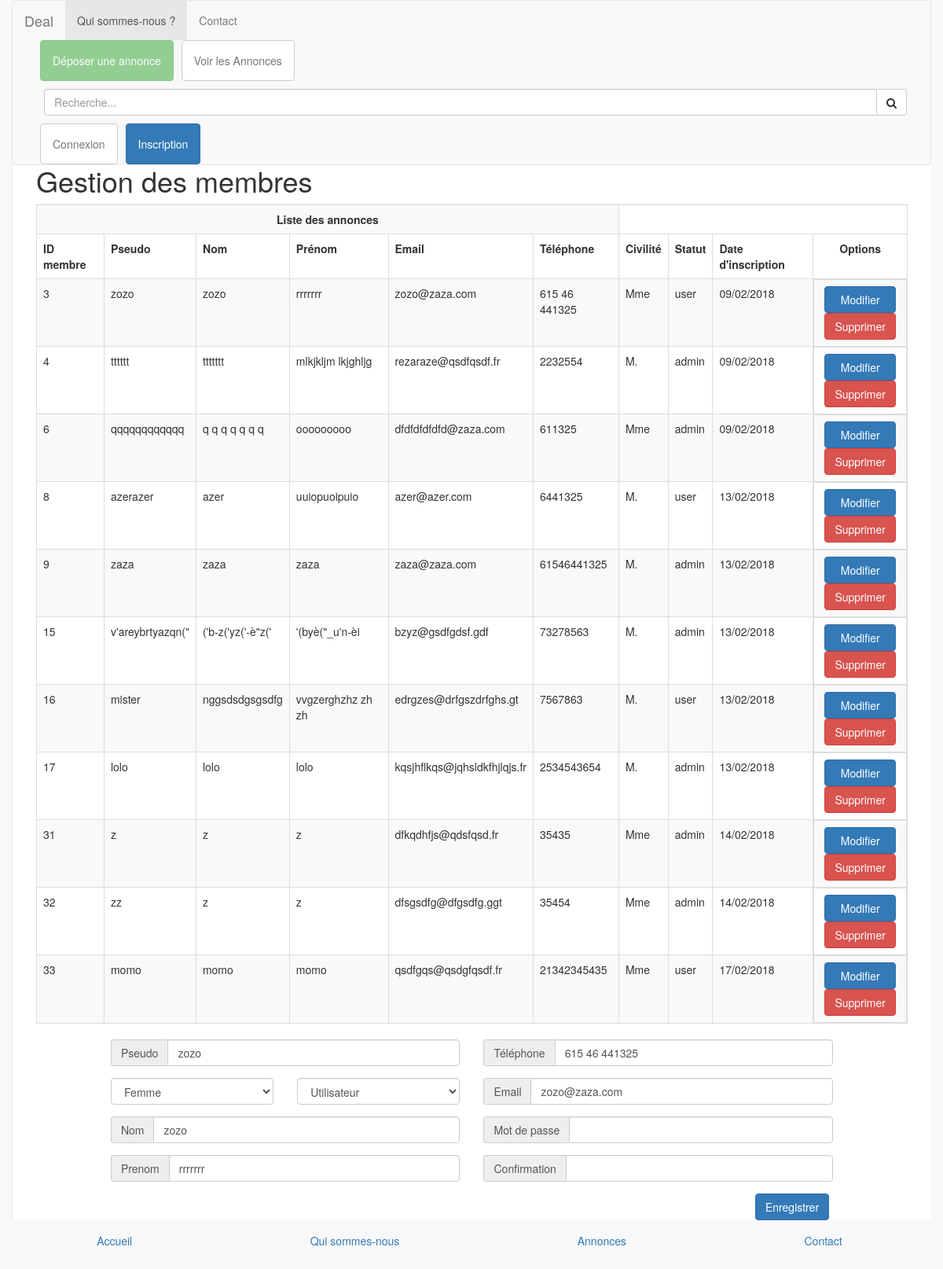
Screenshot of /admin/membre-edit.php?id=3 with the database file from the repository.
### tables this page shows
CREATE TABLE `membre` (
  `id` int(10) unsigned NOT NULL AUTO_INCREMENT,
  `civilite` enum('M.','Mme') NOT NULL,
  `pseudo` varchar(45) NOT NULL,
  `mdp` varchar(255) NOT NULL,
  `nom` varchar(45) NOT NULL,
  `prenom` varchar(45) NOT NULL,
  `telephone` varchar(45) DEFAULT NULL,
  `email` varchar(45) NOT NULL,
  `role` enum('user','admin') NOT NULL,
  `date_enregistrement` datetime NOT NULL DEFAULT CURRENT_TIMESTAMP,
  PRIMARY KEY (`id`),
  UNIQUE KEY `pseudo_UNIQUE` (`pseudo`)
);

### admin/membre-edit.php (the view, shortened to what this page needs)
<?php
require_once __DIR__.'/../include/init.php';
$civilite = $pseudo = $nom = $prenom = $email = $telephone = $role = $mdp = '';
$req = 'SELECT * FROM membre';
$stmt = $pdo->query($req);
$mbs = $stmt->fetchAll();
include __DIR__.('/../layout/top.php');
?>
<div id="page-wrapper">
  <div class="row">
    <div class="col-lg-12">
      <h1 class="page-header">Gestion des membres</h1>
    </div>
  </div>
  <table class="table table-bordered table-striped">
    <th colspan="6">
      Liste des annonces
    </th>
    <tr>
      <th>ID membre</th>
      <th>Pseudo</th>
      <th>Nom</th>
      <th>Prénom</th>
      <th>Email</th>
      <th>Téléphone</th>
      <th>Civilité</th>
      <th>Statut</th>
      <th>Date d'inscription</th>
      <th>Options</th>
    </tr>
    <?php
    foreach ($mbs as $mb) :
      ?>
      <tr>
        <td><?= $mb['id'] ?></td>
        <td><?= $mb['pseudo'] ?></td>
        <td><?= $mb['nom'] ?></td>
        <td><?= $mb['prenom'] ?></td>
        <td><?= $mb['email'] ?></td>
        <td><?= $mb['telephone'] ?></td>
        <td><?= $mb['civilite'] ?></td>
        <td><?= $mb['role'] ?></td>
        <td><?= strftime('%d/%m/%Y',strtotime($mb['date_enregistrement'])); ?></td>
        <td>
          <a href="membre-edit.php?id=<?= $mb['id'] ?>" class="btn btn-primary">Modifier</a>
          <a href="membre-delete.php?id=<?= $mb['id'] ?>" class="btn btn-danger">Supprimer</a>
        </td>
      </tr>
      <?php
    endforeach;
    ?>
  </table>
  <?php
  if (!empty($_GET)) {
    $req = 'SELECT * FROM membre WHERE id =' . $_GET['id'];
    $stmt = $pdo->query($req);
    $membre = $stmt->fetch();
    extract($membre);
  }
  ?>
  <div class="row">
    <div class="col-xs-10 col-sm-offset-1">
      <form class="membre-edit" method="post">
        <div class="row">
          <div class="col-md-6">
            <div class="form-group col">
              <div class="input-group">
                <span class="input-group-addon" id="basic-addon1">Pseudo</span>
                <input name="pseudo" value="<?= $pseudo ;?>" type="text" class="form-control" id="pseudo" placeholder="">
              </div>
            </div>
            <div class="row">
              <div class="form-group col-sm-6">
                <select name="civilite" class="form-control selectpicker" id="civilite">
                  <option value="Mme" <?= $civilite == 'Mme' ? 'selected' : ''; ?>>Femme</option>
                </select>
              </div>
              <div class="form-group col-sm-6">
                <select name="role" class="form-control selectpicker" id="role">
                  <option value="user" <?= $role == 'user' ? 'selected' : ''; ?>>Utilisateur</option>
                </select>
              </div>
            </div>
            <div class="form-group col">
              <div class="input-group">
                <span class="input-group-addon" id="basic-addon1">Nom</span>
                <input name="nom" value="<?= $nom ;?>" type="text" class="form-control" id="nom" aria-describedby="name" placeholder="">
              </div>
            </div>
            <div class="form-group col">
              <div class="input-group">
                <span class="input-group-addon" id="basic-addon1">Prenom</span>
                <input name="prenom" value="<?= $prenom ;?>" type="text" class="form-control" id="prenom" aria-describedby="forname" placeholder="">
              </div>
            </div>
          </div>
          <div class="col-md-6">
            <div class="form-group col">
              <div class="input-group">
                <span class="input-group-addon" id="basic-addon1">Téléphone</span>
                <input name="telephone" value="<?= $telephone ;?>" type="text" class="form-control" id="telephone" aria-describedby="telephone" placeholder="">
              </div>
            </div>
            <div class="form-group col">
              <div class="input-group">
                <span class="input-group-addon" id="basic-addon1">Email</span>
                <input name="email" value="<?= $email ;?>" type="email" class="form-control" id="email" aria-describedby="email" placeholder="">
              </div>
            </div>
            <div class="form-group col">
              <div class="input-group">
                <span class="input-group-addon" id="basic-addon1">Mot de passe</span>
                <input name="mdp" value="" type="password" class="form-control" id="mdp" placeholder="">
              </div>
            </div>
            <div class="form-group col">
              <div class="input-group">
                <span class="input-group-addon" id="basic-addon1">Confirmation</span>
                <input name="mdp-confirm" value="" type="password" class="form-control" id="mdp-confirm" placeholder="">
              </div>
            </div>
            <div class="pull-right">
              <button type="submit" class="btn btn-primary pull-right">Enregistrer</button>
            </div>
          </div>
        </div>
      </form>
    </div>
  </div>
</div>
<?php
include __DIR__.('/../layout/bottom.php');
?>

### rows the page displays
membre: id "3", pseudo "zozo", nom "zozo", prenom "rrrrrrr", email "zozo@zaza.com", telephone "615 46 441325", civilite "Mme", role "user", date_enregistrement "09/02/2018", civilite "Femme", role "Utilisateur"
membre: id "4", pseudo "tttttt", nom "ttttttt", prenom "mlkjkljm lkjghljg", email "rezaraze@qsdfqsdf.fr", telephone "2232554", civilite "M.", role "admin", date_enregistrement "09/02/2018"
membre: id "6", pseudo "qqqqqqqqqqqq", nom "q q q q q q q", prenom "ooooooooo", email "dfdfdfdfdfd@zaza.com", telephone "611325", civilite "Mme", role "admin", date_enregistrement "09/02/2018"
membre: id "8", pseudo "azerazer", nom "azer", prenom "uuiopuoipuio", email "azer@azer.com", telephone "6441325", civilite "M.", role "user", date_enregistrement "13/02/2018"
membre: id "9", pseudo "zaza", nom "zaza", prenom "zaza", email "zaza@zaza.com", telephone "61546441325", civilite "M.", role "admin", date_enregistrement "13/02/2018"
membre: id "15", pseudo "v'areybrtyazqn(\"", nom "('b-z('yz('-è\"z('", prenom "'(byè(\"_u'n-èi", email "bzyz@gsdfgdsf.gdf", telephone "73278563", civilite "M.", role "admin", date_enregistrement "13/02/2018"
membre: id "16", pseudo "mister", nom "nggsdsdgsgsdfg", prenom "vvgzerghzhz zh zh", email "edrgzes@drfgszdrfghs.gt", telephone "7567863", civilite "M.", role "user", date_enregistrement "13/02/2018"
membre: id "17", pseudo "lolo", nom "lolo", prenom "lolo", email "kqsjhflkqs@jqhsldkfhjlqjs.fr", telephone "2534543654", civilite "M.", role "admin", date_enregistrement "13/02/2018"
membre: id "31", pseudo "z", nom "z", prenom "z", email "dfkqdhfjs@qdsfqsd.fr", telephone "35435", civilite "Mme", role "admin", date_enregistrement "14/02/2018"
membre: id "32", pseudo "zz", nom "z", prenom "z", email "dfsgsdfg@dfgsdfg.ggt", telephone "35454", civilite "Mme", role "admin", date_enregistrement "14/02/2018"
membre: id "33", pseudo "momo", nom "momo", prenom "momo", email "qsdfgqs@qsdgfqsdf.fr", telephone "21342345435", civilite "Mme", role "user", date_enregistrement "17/02/2018"
